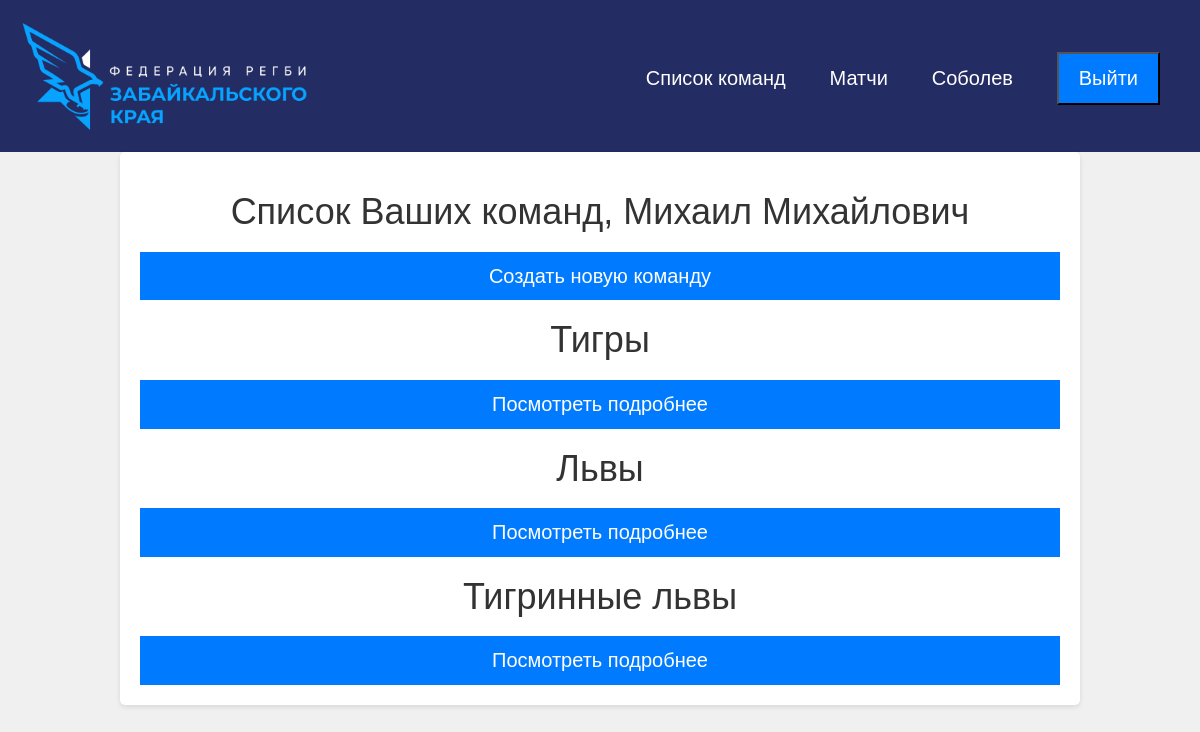
Screenshot of /Teams/ (signed in) with the database file from the repository.
### trener/models.py (models this page shows, shortened)
class Team(models.Model):
    Name=models.TextField()
    TShirts=models.TextField()
    Pants=models.TextField()
    City=models.TextField()
    Trener=models.ForeignKey(mod.User,related_name='team', on_delete=models.CASCADE)
    class Meta:
        verbose_name = 'Команда'
        verbose_name_plural = 'Команды'

### trener/views.py (the view)
# urls.py: path('Teams/', views.teams_view,name='teams'),
def teams_view(request):
    team=Team.objects.filter(Trener=request.user)
    return render(request,'team.html',{'teams':team})

### templates/team.html
{% extends 'base.html' %}
{% block content %}
<section class="container">
	<h1>Список Ваших команд, {{request.user.first_name}}</h1>
	<a href="/addTeam/" class="button">Создать новую команду</a>
	{%for i in teams%}
			<h1>{{i.Name}}</h1>
			<a href="/TeamDetail/{{i.id}}/" class="button">Посмотреть подробнее</a>
		  {%endfor%}
</section>
{% endblock %}

### templates/base.html (shortened to what this page needs)
{% load static %}
<!doctype html>
<html lang="en">
  <head>
    <link
      rel="stylesheet"
      href="/static/css/bootstrap.css" rel='stylesheet' type='text/css' />
    <link rel="stylesheet" href="/static/css/style1.css" type="text/css" media="all"/>
  </head>
	<div class="header">
<img src="/static/images/logo.png" alt=""/>
	  <nav>
		  <ul>
			  <li><h2><a href="/Teams/">Список команд</a></h2></li>
			  <li><h2><a href="/match/">Матчи</a></h2></li>
        <li><h2>{{request.user.last_name}} </h2></li>
        <li><form method="post" action="/logout/">{% csrf_token %}<button action="submit" class="button">Выйти</button></form></li>
      </ul>
        </nav>
	</div>
  <body>
        <div>
			{% block content %}
			{% endblock %}
		</div>
  </body>
</html>

### static/css/style1.css (style rules this page uses)
body { font-family: sans-serif; margin: 0; padding: 0; background-color: #f0f0f0; }
.header { background-color: #232c63; color: #fff; padding: 20px; display: flex; justify-content: space-between; align-items: center; }
.header img { width: 25%; height: 25%; }
nav ul { list-style: none; margin: 0; padding: 0; text-align: center; }
nav li { display: inline-block; margin: 0 20px; font-size: 20px; }
nav li h2 { font-size: 20px; }
nav a { color: #fff; text-decoration: none; }
section { margin-bottom: 20px; }
.container { width: 80%; margin: 0 auto; padding: 20px; background-color: #fff; border-radius: 5px; box-shadow: 0 2px 5px rgba(0, 0, 0, 0.1); }
.container h1 { text-align: center; margin-bottom: 20px; }
.button { display: block; padding: 10px 20px; background-color: #007bff; color: #fff; text-align: center; text-decoration: none; cursor: pointer; font-size: 20px; }
.form .input, .button, .select, .textarea { width: 100%; }

### rows the page displays
Team: Name "Тигры"
Team: Name "Львы"
Team: Name "Тигринные львы"

### other values shown
{{ request.user.last_name }} "Соболев"
{{ request.user.first_name }} "Михаил Михайлович"
